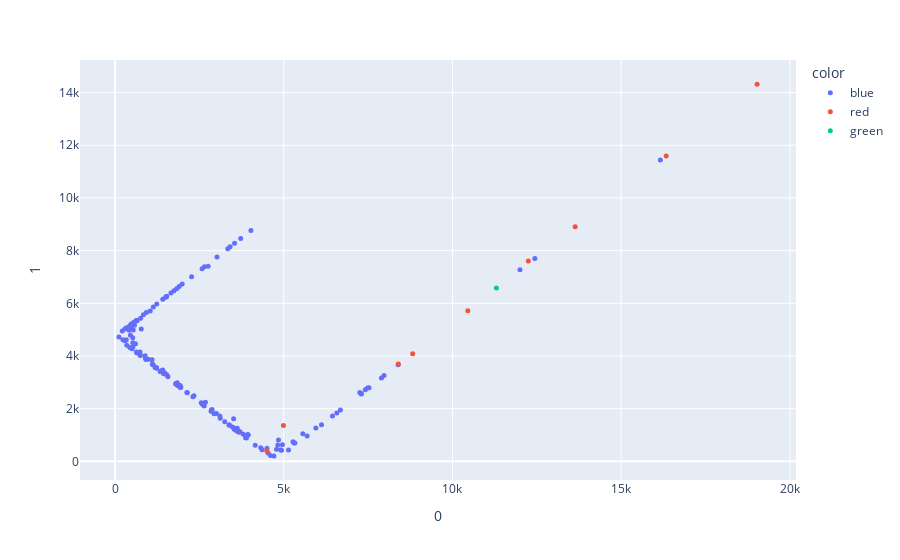

The notebook cell this image was saved under:
### Code cell
fig_2d = px.scatter(
    distances_3, x=0, y=1,
    hover_name=desc_colors.description,
    color=desc_colors.color, 
    
)
fig_2d.update_traces(marker_size=5)

fig_2d.show()

### Figure 1 — Plotly figure (JSON) as saved in the notebook; plotly's stock layout.template omitted (floating-point values rounded to 4 significant figures; data arrays with more than 128 entries replaced by an {"elided": "..."} marker saying what was removed)
{"data": [{"hovertemplate": "<b>%{hovertext}</b><br><br>color=blue<br>0=%{x}<br>1=%{y}<extra></extra>", "hovertext": {"elided": "160 str values"}, "legendgroup": "blue", "marker": {"color": "#636efa", "size": 5, "symbol": "circle"}, "mode": "markers", "name": "blue", "orientation": "v", "showlegend": true, "type": "scatter", "x": {"elided": "160 float values"}, "xaxis": "x", "y": {"elided": "160 float values"}, "yaxis": "y"}, {"hovertemplate": "<b>%{hovertext}</b><br><br>color=red<br>0=%{x}<br>1=%{y}<extra></extra>", "hovertext": ["Nolan Ryan - 1966 - 1993", "Jack Morris - 1977 - 1994", "Greg Maddux - 1986 - 2008", "Tom Glavine - 1987 - 2008", "Randy Johnson - 1988 - 2009", "John Smoltz - 1988 - 2009", "Mike Mussina - 1991 - 2008", "Pedro Martinez - 1992 - 2009", "Roy Halladay - 1998 - 2013"], "legendgroup": "red", "marker": {"color": "#EF553B", "size": 5, "symbol": "circle"}, "mode": "markers", "name": "red", "orientation": "v", "showlegend": true, "type": "scatter", "x": [19030.0, 10450.0, 16330.0, 13640.0, 12250.0, 8397.0, 8820.0, 4991.0, 4498.0], "xaxis": "x", "y": [14320.0, 5720.0, 11600.0, 8906.0, 7604.0, 3693.0, 4090.0, 1357.0, 398.9], "yaxis": "y"}, {"hovertemplate": "<b>%{hovertext}</b><br><br>color=green<br>0=%{x}<br>1=%{y}<extra></extra>", "hovertext": ["Dennis Martinez - 1976 - 1998"], "legendgroup": "green", "marker": {"color": "#00cc96", "size": 5, "symbol": "circle"}, "mode": "markers", "name": "green", "orientation": "v", "showlegend": true, "type": "scatter", "x": [11300.0], "xaxis": "x", "y": [6581.0], "yaxis": "y"}], "layout": {"legend": {"title": {"text": "color"}, "tracegroupgap": 0}, "margin": {"t": 60}, "xaxis": {"anchor": "y", "domain": [0, 1], "title": {"text": "0"}}, "yaxis": {"anchor": "x", "domain": [0, 1], "title": {"text": "1"}}}}
